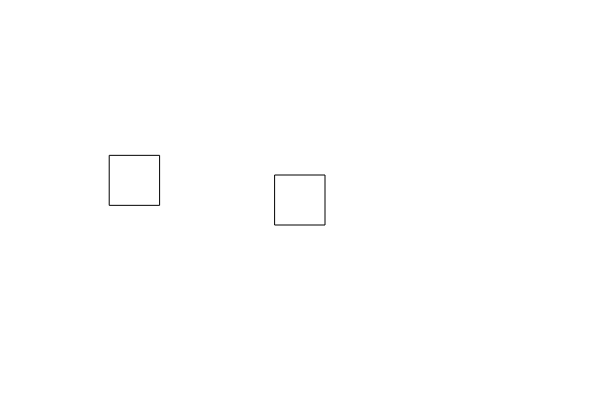
Frame 1 (no input)
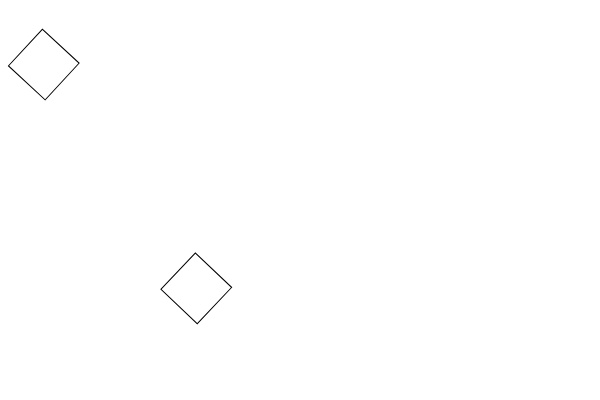
Frame 60 (no input)
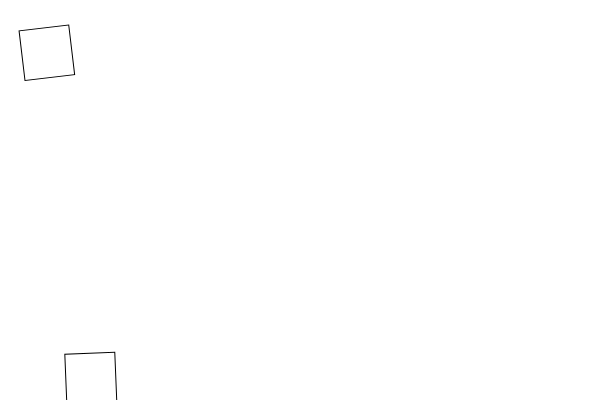
Frame 120 (the mouse pressed at the canvas centre since frame 60)

The p5.js sketch that drew these frames (run headless with seeded random() and noise() and a simulated clock; from frame 60 on, the mouse is pressed at the canvas centre):

// p5.js sketch
// ── sketch.js
  
  var ball; 
  var other; 

  function setup() {
    createCanvas(600, 400);
    
    ball = new Ball(width / 2, height/2, random(-.03, .03));
    other = new Ball(random(100, 200), random(100, 200), random(-.1, .1));

  }

  function draw() {

    background(255);
    ball.render();
    other.render();
    ball.update();
    other.update();
    ball.bounce();
    other.bounce();

  }
// ── ball.js
function Ball(tempX, tempY, tempRotSpeed) {

  this.x = tempX;
  this.y = tempY;
  this.rotSpeed = tempRotSpeed;
  
  this.rot = 0;
  this.xDir = random(-3, 3);
  this.yDir = random(-3, 3);

  this.render = function() {
    push();
    translate(this.x, this.y);
    rotate(this.rot);
    rectMode(CENTER);
    rect(0, 0, 50, 50);
    pop();
  }

  this.update = function() {
    this.x += this.xDir;
    this.y += this.yDir;

    this.rot += this.rotSpeed;

  }

  this.bounce = function() {
    if (this.x > width || this.x < 0) {
      this.xDir *= -1;
    }

    if (this.y > height || this.y < 0) {
      this.yDir *= -1;
    }
  }

}
